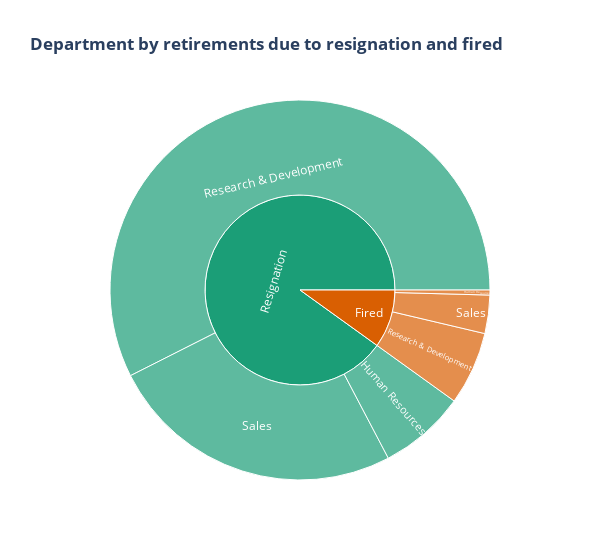

The notebook cell saved with this chart:
### Code cell
#¿Cuál es el departamento con mas retiros por renuncias y despidos en la empresa?
base = df_GR.groupby([df_GR['retirementType'], 'Department'])[['EmployeeID']].count().rename(columns = {'EmployeeID': 'Total retired employees'}).reset_index()
fig = px.sunburst(base, path=['retirementType', 'Department' ], values='Total retired employees', title= '<b>Department by retirements due to resignation and fired<b>', 
color_discrete_sequence=px.colors.qualitative.Dark2, width=600)

fig.show()

### Figure 1 — Plotly figure (JSON) as saved in the notebook; plotly's stock layout.template omitted (floating-point values rounded to 4 significant figures)
{"data": [{"branchvalues": "total", "domain": {"x": [0, 1], "y": [0, 1]}, "hovertemplate": "labels=%{label}<br>Total retired employees=%{value}<br>parent=%{parent}<br>id=%{id}<extra></extra>", "ids": ["Fired/Human Resources", "Resignation/Human Resources", "Fired/Research & Development", "Resignation/Research & Development", "Fired/Sales", "Resignation/Sales", "Fired", "Resignation"], "labels": ["Human Resources", "Human Resources", "Research & Development", "Research & Development", "Sales", "Sales", "Fired", "Resignation"], "name": "", "parents": ["Fired", "Resignation", "Fired", "Resignation", "Fired", "Resignation", "", ""], "type": "sunburst", "values": [3, 52, 44, 405, 23, 178, 70, 635]}], "layout": {"legend": {"tracegroupgap": 0}, "sunburstcolorway": ["rgb(27,158,119)", "rgb(217,95,2)", "rgb(117,112,179)", "rgb(231,41,138)", "rgb(102,166,30)", "rgb(230,171,2)", "rgb(166,118,29)", "rgb(102,102,102)"], "title": {"text": "<b>Department by retirements due to resignation and fired<b>"}, "width": 600}}
